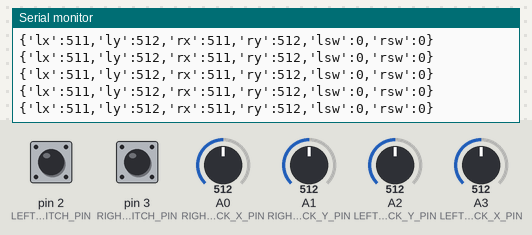
A sketch run on a simulated Arduino Uno, built with avr-gcc and run on an emulated ATmega328P. On the bench: the last lines printed to the serial monitor. Inputs (shaded band) come from the test bench; at power-on: A0 (RIGHT_JOYSTICK_X_PIN) = 512, A3 (LEFT_JOYSTICK_X_PIN) = 512, A1 (RIGHT_JOYSTICK_Y_PIN) = 512, A2 (LEFT_JOYSTICK_Y_PIN) = 512, pin 2 (LEFT_JOYSTICK_SWITCH_PIN) LOW, pin 3 (RIGHT_JOYSTICK_SWITCH_PIN) LOW.

Above: at 1.2 s.
1.3 s: A0 (RIGHT_JOYSTICK_X_PIN) set to 716
At 1.33 s:
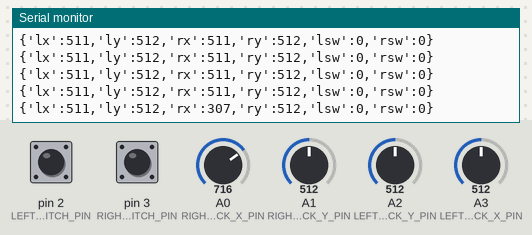
2.8 s: A3 (LEFT_JOYSTICK_X_PIN) set to 992
At 2.85 s:
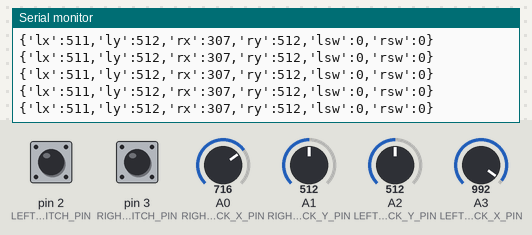
5.8 s: A1 (RIGHT_JOYSTICK_Y_PIN) set to 716
At 5.81 s:
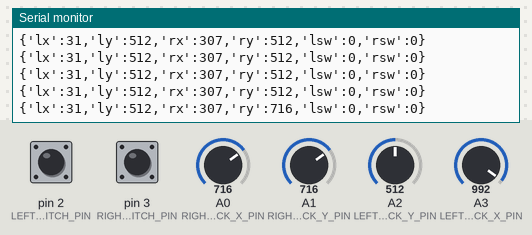
7.3 s: A2 (LEFT_JOYSTICK_Y_PIN) set to 716
At 7.33 s:
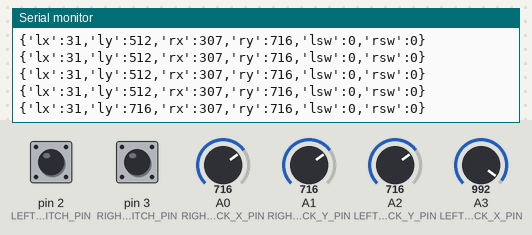
8.8 s: A0 (RIGHT_JOYSTICK_X_PIN) set to 992
At 8.86 s:
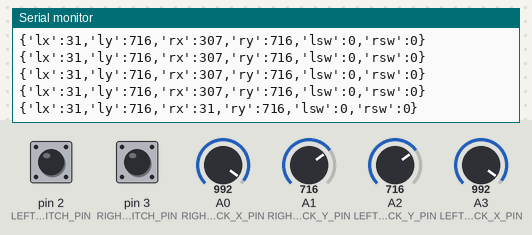
11.8 s: pin 2 (LEFT_JOYSTICK_SWITCH_PIN) pulled HIGH for 0.15 s
At 11.81 s:
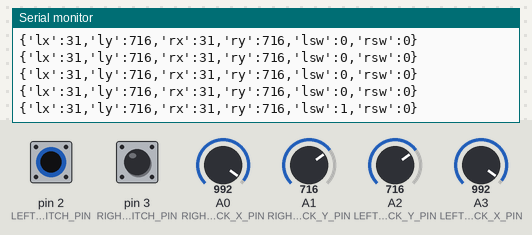
Timing chart, 0 to 14.4 s (numbered marks = the images above; inputs shaded):
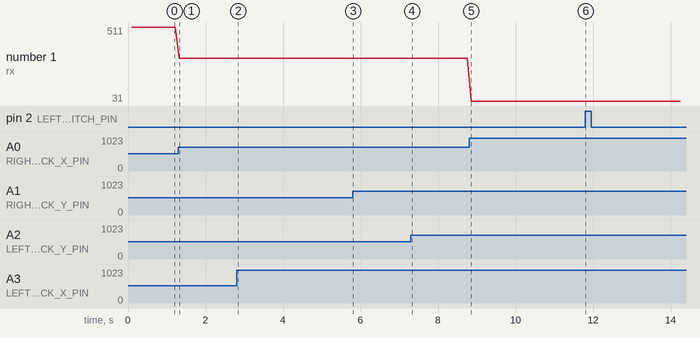

Measured:
- after the input at 1.3 s, the serial monitor: prints a new line at once (image 1)
- after the input at 5.8 s, the serial monitor: prints a new line at once (image 3)
- after the input at 7.3 s, the serial monitor: prints a new line at once (image 4)
- after the input at 8.8 s, the serial monitor: prints a new line after 0.06 s (image 5)
- after the input at 11.8 s, the serial monitor: prints a new line at once (image 6)
- plotted number 1: 511 → 307 after the input at 1.3 s

The sketch:

JoyStickController.ino
```cpp
#define RIGHT_JOYSTICK_X_PIN 0
#define RIGHT_JOYSTICK_Y_PIN 1
#define RIGHT_JOYSTICK_SWITCH_PIN 3

#define LEFT_JOYSTICK_X_PIN 3
#define LEFT_JOYSTICK_Y_PIN 2
#define LEFT_JOYSTICK_SWITCH_PIN 2

int rightX = 0;
int rightY = 0;
int leftX = 0;
int leftY = 0;
bool leftSw = 0;
bool rightSw = 0;

void setup()
{
	pinMode(RIGHT_JOYSTICK_SWITCH_PIN, INPUT);
	pinMode(LEFT_JOYSTICK_SWITCH_PIN, INPUT);

	Serial.begin(9600);
}

void loop()
{
	delay(100);

	/* 1023 to reverse read */
	rightX = 1023 - analogRead(RIGHT_JOYSTICK_X_PIN);
	delayMicroseconds(100);
	rightY = analogRead(RIGHT_JOYSTICK_Y_PIN);
	delayMicroseconds(100);

	/* 1023 to reverse read  */
	leftX = 1023 - analogRead(LEFT_JOYSTICK_X_PIN);
	delayMicroseconds(100);
	leftY = analogRead(LEFT_JOYSTICK_Y_PIN);
	delayMicroseconds(100);

	leftSw = digitalRead(LEFT_JOYSTICK_SWITCH_PIN);
	rightSw = digitalRead(RIGHT_JOYSTICK_SWITCH_PIN);

	formatFrame();

	/* add main program code here */
}

void formatFrame(){
	String formated = "{";
	formated += "'lx':";
	formated += leftX;
	formated += ",'ly':";
	formated += leftY;
	formated += ",'rx':";
	formated += rightX;
	formated += ",'ry':";
	formated += rightY;
	formated += ",'lsw':";
	formated += leftSw;
	formated += ",'rsw':";
	formated += rightSw;
	formated += "}";

	Serial.println(formated);
}
```
